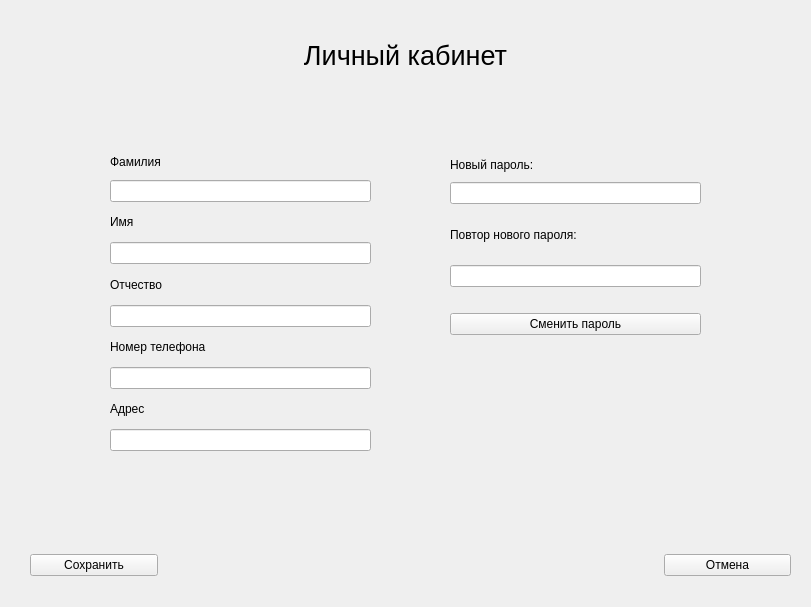
<?xml version="1.0" encoding="UTF-8"?>
<ui version="4.0">
 <class>Account</class>
 <widget class="QMainWindow" name="Account">
  <property name="geometry">
   <rect>
    <x>0</x>
    <y>0</y>
    <width>811</width>
    <height>607</height>
   </rect>
  </property>
  <property name="minimumSize">
   <size>
    <width>811</width>
    <height>607</height>
   </size>
  </property>
  <property name="maximumSize">
   <size>
    <width>811</width>
    <height>607</height>
   </size>
  </property>
  <property name="windowTitle">
   <string>Account</string>
  </property>
  <widget class="QWidget" name="centralwidget">
   <widget class="QLabel" name="label">
    <property name="geometry">
     <rect>
      <x>10</x>
      <y>10</y>
      <width>791</width>
      <height>91</height>
     </rect>
    </property>
    <property name="font">
     <font>
      <pointsize>20</pointsize>
     </font>
    </property>
    <property name="text">
     <string>Личный кабинет</string>
    </property>
    <property name="alignment">
     <set>Qt::AlignCenter</set>
    </property>
   </widget>
   <widget class="QWidget" name="layoutWidget_2">
    <property name="geometry">
     <rect>
      <x>30</x>
      <y>550</y>
      <width>761</width>
      <height>31</height>
     </rect>
    </property>
    <layout class="QHBoxLayout" name="horizontalLayout_3">
     <item>
      <widget class="QPushButton" name="saveButton">
       <property name="text">
        <string>Сохранить</string>
       </property>
      </widget>
     </item>
     <item>
      <spacer name="horizontalSpacer_4">
       <property name="orientation">
        <enum>Qt::Horizontal</enum>
       </property>
       <property name="sizeType">
        <enum>QSizePolicy::Fixed</enum>
       </property>
       <property name="sizeHint" stdset="0">
        <size>
         <width>500</width>
         <height>20</height>
        </size>
       </property>
      </spacer>
     </item>
     <item>
      <widget class="QPushButton" name="cancelButton">
       <property name="text">
        <string>Отмена</string>
       </property>
      </widget>
     </item>
    </layout>
   </widget>
   <widget class="QWidget" name="layoutWidget">
    <property name="geometry">
     <rect>
      <x>450</x>
      <y>154</y>
      <width>251</width>
      <height>181</height>
     </rect>
    </property>
    <layout class="QVBoxLayout" name="verticalLayout_2">
     <item>
      <layout class="QVBoxLayout" name="verticalLayout_12">
       <item>
        <layout class="QVBoxLayout" name="verticalLayout_11">
         <item>
          <widget class="QLabel" name="label_12">
           <property name="text">
            <string>Новый пароль:</string>
           </property>
          </widget>
         </item>
         <item>
          <widget class="QLineEdit" name="passwordEdit">
           <property name="echoMode">
            <enum>QLineEdit::Password</enum>
           </property>
          </widget>
         </item>
        </layout>
       </item>
       <item>
        <widget class="QLabel" name="label_13">
         <property name="text">
          <string>Повтор нового пароля:</string>
         </property>
        </widget>
       </item>
       <item>
        <widget class="QLineEdit" name="repeatPasswordEdit">
         <property name="echoMode">
          <enum>QLineEdit::Password</enum>
         </property>
        </widget>
       </item>
       <item>
        <spacer name="verticalSpacer">
         <property name="orientation">
          <enum>Qt::Vertical</enum>
         </property>
         <property name="sizeType">
          <enum>QSizePolicy::Fixed</enum>
         </property>
         <property name="sizeHint" stdset="0">
          <size>
           <width>20</width>
           <height>20</height>
          </size>
         </property>
        </spacer>
       </item>
       <item>
        <widget class="QPushButton" name="changePasswordButton">
         <property name="text">
          <string>Сменить пароль</string>
         </property>
        </widget>
       </item>
      </layout>
     </item>
    </layout>
   </widget>
   <widget class="QWidget" name="layoutWidget_3">
    <property name="geometry">
     <rect>
      <x>110</x>
      <y>150</y>
      <width>261</width>
      <height>301</height>
     </rect>
    </property>
    <layout class="QVBoxLayout" name="verticalLayout">
     <item>
      <layout class="QVBoxLayout" name="verticalLayout_8">
       <item>
        <widget class="QLabel" name="label_9">
         <property name="maximumSize">
          <size>
           <width>16777215</width>
           <height>24</height>
          </size>
         </property>
         <property name="text">
          <string>Фамилия</string>
         </property>
        </widget>
       </item>
       <item>
        <widget class="QLineEdit" name="surnameEdit"/>
       </item>
      </layout>
     </item>
     <item>
      <layout class="QVBoxLayout" name="verticalLayout_10">
       <item>
        <widget class="QLabel" name="label_11">
         <property name="text">
          <string>Имя</string>
         </property>
        </widget>
       </item>
       <item>
        <widget class="QLineEdit" name="nameEdit"/>
       </item>
      </layout>
     </item>
     <item>
      <layout class="QVBoxLayout" name="verticalLayout_9">
       <item>
        <widget class="QLabel" name="label_10">
         <property name="text">
          <string>Отчество</string>
         </property>
        </widget>
       </item>
       <item>
        <widget class="QLineEdit" name="patronymicEdit"/>
       </item>
      </layout>
     </item>
     <item>
      <layout class="QVBoxLayout" name="verticalLayout_7">
       <item>
        <widget class="QLabel" name="label_8">
         <property name="text">
          <string>Номер телефона</string>
         </property>
        </widget>
       </item>
       <item>
        <widget class="QLineEdit" name="phoneEdit"/>
       </item>
      </layout>
     </item>
     <item>
      <layout class="QVBoxLayout" name="verticalLayout_6">
       <item>
        <widget class="QLabel" name="label_7">
         <property name="text">
          <string>Адрес</string>
         </property>
        </widget>
       </item>
       <item>
        <widget class="QLineEdit" name="addressEdit"/>
       </item>
      </layout>
     </item>
    </layout>
   </widget>
  </widget>
 </widget>
 <resources/>
 <connections/>
</ui>
